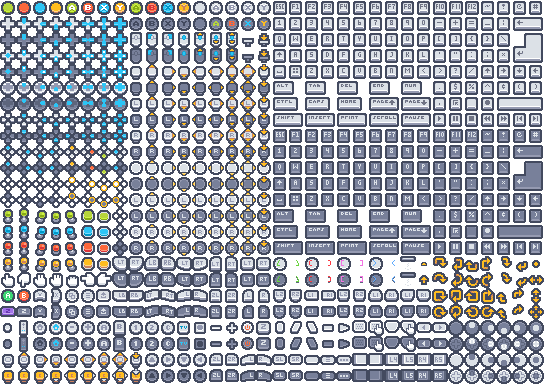
#> input picture tools/scripts/kenney_input_prompts_pixel/tilemap_packed.png, 544 x 384 px
$ python build_input_glyphs.py
#> lines starting #> are read from the running program, lines starting #| are printed output that depends on the picture
#> in build, pack is the input picture: PIL image 544x384 RGBA; mean R, G, B, A 77.4, 81.7, 91.2, 168.7
#!/usr/bin/env python3
"""The input prompt sheet of the Controls screen, cut from Kenney's "Input Prompts Pixel 16x" tile map (CC0, in
kenney_input_prompts_pixel/ beside this script).

    python3 -I tools/scripts/build_input_glyphs.py                  write the sheet and the cell table
    python3 -I tools/scripts/build_input_glyphs.py --check          verify the files in the tree are what this writes
    python3 -I tools/scripts/build_input_glyphs.py --preview a.png  a labelled picture of every prompt, nothing else

Writes assets/runtime/icons/input_glyphs.png with the pack's licence beside it, and
src/input/glyphs/glyph_cells.inc (the order of the prompts there is the order of sh::input::Glyph). Needs Pillow.

The sheet is 16 cells wide and 32 tall, 16 px a cell: the left 8 columns hold every prompt in its light form, the
right 8 the same prompts in the dark form, at the same row and 8 columns over. A prompt takes one cell or two.
"""
import io
import os
import sys

from PIL import Image, ImageDraw

SCRIPTS = os.path.dirname(os.path.abspath(__file__))
REPO = os.path.dirname(os.path.dirname(SCRIPTS))
PACK = os.path.join(SCRIPTS, "kenney_input_prompts_pixel")
SHEET_PATH = os.path.join(REPO, "assets", "runtime", "icons", "input_glyphs.png")
LICENCE_PATH = os.path.join(REPO, "assets", "runtime", "icons", "License_Kenney.txt")
CELLS_PATH = os.path.join(REPO, "src", "input", "glyphs", "glyph_cells.inc")

CELL = 16
HALF = 8  # columns of one form
ROWS = 32


class Prompt:
    """One prompt: the tiles of the pack laid over each other for the light form and for the dark one."""

    def __init__(self, name, light, dark, cells=1):
        self.name = name
        self.light = light
        self.dark = dark
        self.cells = cells
        self.col = self.row = 0


def prompts():
    out = []

    def one(name, light, dark, cells=1):
        out.append(Prompt(name, light, dark, cells))

    # Keyboard caps: the dark keyboard is the light one 8 rows down.
    def cap(name, col, row, cells=1):
        one("Key" + name, [(col, row)], [(col, row + 8)], cells)

    # Everything else: the dark tile is right under the light one unless said otherwise.
    def tile(name, col, row, dark_row=None):
        one(name, [(col, row)], [(col, row + 1 if dark_row is None else dark_row)])

    def run(names, col, row, put=cap):
#> called with names = '123456789', col = 17, row = 1
        for i, n in enumerate(names):
            put(n, col + i, row)

    run("123456789", 17, 1)
    cap("0", 26, 1)
    run("QWERTYUIOP", 17, 2)
    run("ASDFGHJKL", 18, 3)
    run("ZXCVBNM", 19, 4)
    run(["F%d" % n for n in range(1, 13)], 18, 0)
    cap("Escape", 17, 0)
    cap("Space", 17, 4)
    run(["Up", "Right", "Down", "Left"], 30, 4)
    run(["Minus", "Plus", "Equals"], 27, 1)
    run(["LeftBracket", "RightBracket"], 27, 2)
    cap("Backslash", 31, 2)
    cap("Apostrophe", 27, 3)
    run(["Semicolon", "Asterisk"], 30, 3)
    cap("Grave", 30, 0)
    cap("Comma", 27, 6)
    cap("Period", 27, 5)
    cap("Slash", 29, 4)
    # Two cells wide, three rows of five.
    for row, names in ((5, ["Alt", "Tab", "Delete", "End", "NumLock"]),
                       (6, ["Ctrl", "CapsLock", "Home", "PageUp", "PageDown"]),
                       (7, ["Shift", "Insert", "PrintScreen", "ScrollLock", "Pause"])):
        for i, n in enumerate(names):
            cap(n, 17 + 2 * i, row, 2)
    cap("Backspace", 32, 1, 2)
    one("KeyEnter", enter_key, enter_key, 2)

    run(["Mouse", "MouseLeft", "MouseRight", "MouseMiddle", "MouseWheelUp", "MouseWheelDown"], 8, 2, tile)

    tile("PadEmpty", 12, 0, 1)
    four = ["Up", "Right", "Down", "Left"]
    run(["Dpad" + d for d in four], 1, 1, tile)
    run(["ClassicDpad" + d for d in four], 1, 7, tile)
    run(["Stick" + d for d in four], 9, 12, tile)
    tile("StickLeftPress", 8, 12)
    tile("StickRightPress", 8, 14)

    # The PlayStation shapes are a button tile with the shape tile over it.
    for i, n in enumerate(["Triangle", "Circle", "Square", "Cross"]):
        one("Ps" + n, [(17 + 2 * i, 16), (18 + 2 * i, 16)], [(17 + 2 * i, 17), (18 + 2 * i, 17)])
    tile("PsL1", 23, 18)
    tile("PsR1", 24, 18)
    tile("PsL2", 17, 18)
    tile("PsR2", 18, 18)
    tile("PsSelect", 18, 20)
    tile("PsStart", 19, 20)
    tile("PsShare", 6, 18)
    tile("PsOptions", 5, 18)  # the pack's one three-lines tile, also Xbox Menu

    # Letter buttons: the light and the dark form are different tiles per family.
    def letters(family, light_col, light_row, dark_col, dark_row):
#> called with family = 'Xbox', light_col = 8, light_row = 0, dark_col = 13, dark_row = 1
        for i, n in enumerate("ABXY"):
            one(family + n, [(light_col + i, light_row)], [(dark_col + i, dark_row)])

    letters("Xbox", 8, 0, 13, 1)
    tile("XboxLB", 9, 16, 17)
    tile("XboxRB", 10, 16, 17)
    tile("XboxLT", 7, 16, 17)
    tile("XboxRT", 8, 16, 17)
    tile("XboxView", 4, 18)
    tile("XboxMenu", 5, 18)

    letters("Nintendo", 13, 0, 8, 1)
    tile("NintendoL", 15, 18)
    tile("NintendoR", 16, 18)
    tile("NintendoZL", 13, 18)
    tile("NintendoZR", 14, 18)
    tile("NintendoMinus", 4, 20)
    tile("NintendoPlus", 5, 20)

    letters("Steam", 13, 1, 8, 1)
    tile("SteamL1", 19, 18)
    tile("SteamR1", 20, 18)
    tile("SteamL2", 21, 18)
    tile("SteamR2", 22, 18)
    tile("SteamView", 4, 18)  # the pack's one two-squares tile, also Xbox View
    tile("SteamMenu", 20, 22)
    return out


def cut(pack, col, row, cells):
    return pack.crop((col * CELL, row * CELL, (col + cells) * CELL, (row + 1) * CELL))


def enter_key(pack, dark):
    """The pack's two-cell tile at (32, 3), with the rows of the Backspace tile above its face (transparent or the
    outline colour at x = 3) copied over the top, so both wide keys have the same upper edge."""
    down = HALF if dark else 0
    blank = cut(pack, 32, 3 + down, 2).copy()
    backspace = cut(pack, 32, 1 + down, 2)
    edge = backspace.getpixel((3, 1))
    face = 0
    while backspace.getpixel((3, face)) in ((0, 0, 0, 0), edge):
        face += 1
    blank.paste(backspace.crop((0, 0, 2 * CELL, face)), (0, 0))
    return blank


def picture(pack, prompt, dark):
    source = prompt.dark if dark else prompt.light
    if callable(source):
        return source(pack, dark)
    img = Image.new("RGBA", (prompt.cells * CELL, CELL), (0, 0, 0, 0))
    for col, row in source:
        img.alpha_composite(cut(pack, col, row, prompt.cells))
    return img


def place(all_prompts):
    """Left to right, top to bottom; a prompt that does not fit the rest of its row starts the next one."""
    col = row = 0
    for p in all_prompts:
        if col + p.cells > HALF:
            col, row = 0, row + 1
        p.col, p.row = col, row
        col += p.cells
        if col == HALF:
            col, row = 0, row + 1


def build():
    pack = Image.open(os.path.join(PACK, "tilemap_packed.png")).convert("RGBA")
    all_prompts = prompts()
    place(all_prompts)
    names = [p.name for p in all_prompts]
    if len(set(names)) != len(names):
        sys.exit("a prompt is listed twice")
    if all_prompts[-1].row >= ROWS:
        sys.exit("the sheet is full")
    sheet = Image.new("RGBA", (2 * HALF * CELL, ROWS * CELL), (0, 0, 0, 0))
#> sheet: PIL image 256x512 RGBA; every value is 0
    for p in all_prompts:
        for dark in (False, True):
            img = picture(pack, p, dark)
            if img.getchannel("A").getbbox() is None:
                sys.exit("%s has an empty %s form" % (p.name, "dark" if dark else "light"))
            sheet.paste(img, ((p.col + (HALF if dark else 0)) * CELL, p.row * CELL))
#> this loop made 147 passes
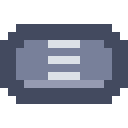
#> img: PIL image 16x16 RGBA (shown 8 times larger); mean R, G, B, A 58.6, 62.7, 75.1, 147.4; transparent parts drawn white
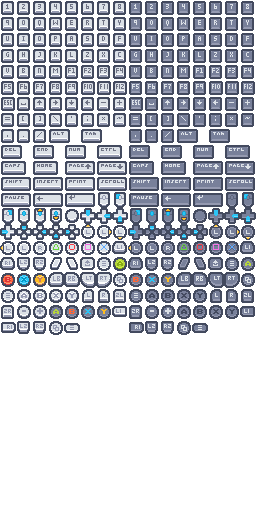
#> sheet: PIL image 256x512 RGBA; mean R, G, B, A 52.2, 55.3, 63.3, 112.7; transparent parts drawn white
    return all_prompts, sheet


def cells_text(all_prompts):
    lines = ["// Generated by tools/scripts/build_input_glyphs.py. Do not edit.",
             "// SH_INPUT_GLYPH(name, column, row, cells): where the light form of a prompt is on the sheet."]
    lines += ["SH_INPUT_GLYPH(%s, %d, %d, %d)" % (p.name, p.col, p.row, p.cells) for p in all_prompts]
    return "\n".join(lines) + "\n"


def png_bytes(sheet):
    out = io.BytesIO()
    sheet.save(out, format="PNG")
    return out.getvalue()


def read(path):
    try:
        with open(path, "rb") as f:
            return f.read()
    except OSError:
        return None


def preview(all_prompts, sheet, path):
    zoom, gap, label = 3, 6, 170
    per_row = 4
    entry_w = label + 2 * (2 * CELL * zoom) + 3 * gap
    entry_h = CELL * zoom + gap
    rows = -(-len(all_prompts) // per_row)
    img = Image.new("RGBA", (per_row * entry_w, rows * entry_h + gap), (70, 80, 100, 255))
    pen = ImageDraw.Draw(img)
    for i, p in enumerate(all_prompts):
        x, y = (i % per_row) * entry_w, (i // per_row) * entry_h + gap
        pen.text((x + gap, y + 16), p.name, fill="white")
        for form in (0, 1):
            left = (p.col + form * HALF) * CELL
            c = sheet.crop((left, p.row * CELL, left + p.cells * CELL, (p.row + 1) * CELL))
            c = c.resize((p.cells * CELL * zoom, CELL * zoom), Image.NEAREST)
            img.alpha_composite(c, (x + label + form * (2 * CELL * zoom + gap), y))
    img.convert("RGB").save(path)


def main(argv):
    all_prompts, sheet = build()
#> all_prompts = 147 items
    if argv[1:2] == ["--preview"] and len(argv) == 3:
        preview(all_prompts, sheet, argv[2])
        return 0
    licence = read(os.path.join(PACK, "License.txt"))
    wanted = {CELLS_PATH: cells_text(all_prompts).encode(), LICENCE_PATH: licence}
#> in cells_text, `lines += ["SH_INPUT_GLYPH(%s, %d, %d, %d)" % (p.name, p.col, p.row, p...`: lines = 149 items
    # The sheet is compared by its pixels: PNG bytes depend on the Pillow that wrote them, so a sheet that already
    # shows the same picture is left as it is.
    try:
        same_sheet = Image.open(SHEET_PATH).convert("RGBA").tobytes() == sheet.tobytes()
    except OSError:
        same_sheet = False
#> same_sheet = False
    if argv[1:] == ["--check"]:
        stale = [p for p, data in wanted.items() if read(p) != data]
        if not same_sheet:
            stale.append(SHEET_PATH)
        for p in stale:
            print("stale:", os.path.relpath(p, REPO))
        return 1 if stale else 0
    if argv[1:]:
        sys.exit("usage: build_input_glyphs.py [--check | --preview <out.png>]")
    if not same_sheet:
        wanted[SHEET_PATH] = png_bytes(sheet)
    for path, data in wanted.items():
        os.makedirs(os.path.dirname(path), exist_ok=True)
        with open(path, "wb") as f:
            f.write(data)
#> this loop made 2 passes
#> data on pass 2: None
    return 0


if __name__ == "__main__":
#> (the run stopped early here; a loop or call above may not have finished)
